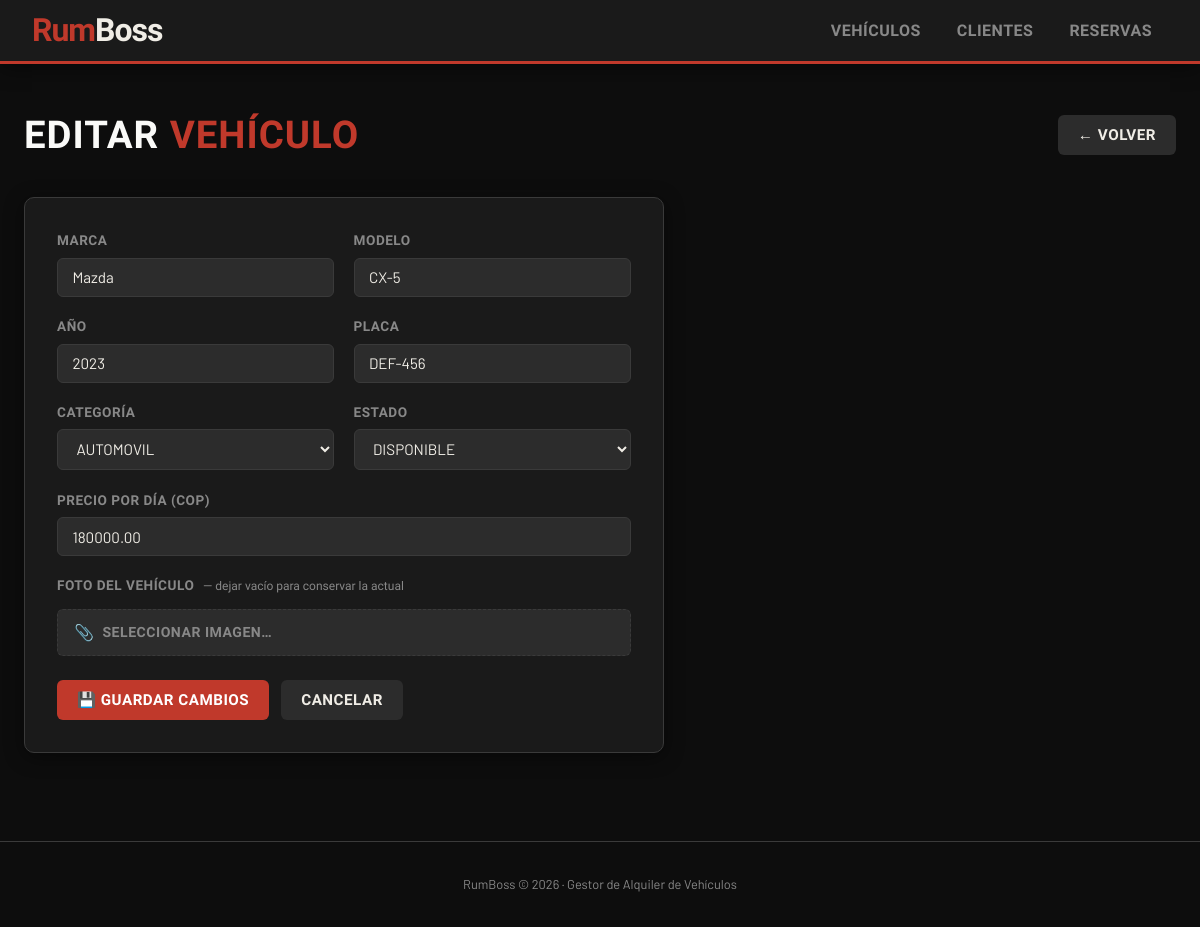
The app's page /index.php?modulo=vehiculos&accion=editar&id=2 with its own data.
### tables this page shows
CREATE TABLE IF NOT EXISTS vehiculos (
    id          INT AUTO_INCREMENT PRIMARY KEY,
    marca       VARCHAR(60)  NOT NULL,
    modelo      VARCHAR(60)  NOT NULL,
    anio        YEAR         NOT NULL,
    placa       VARCHAR(20)  NOT NULL UNIQUE,
    categoria   ENUM('AUTOMOVIL','CAMIONETA','MOTO') NOT NULL DEFAULT 'AUTOMOVIL',
    estado      ENUM('DISPONIBLE','ALQUILADO','MANTENIMIENTO') NOT NULL DEFAULT 'DISPONIBLE',
    precio_dia  DECIMAL(10,2) NOT NULL,
    created_at  TIMESTAMP DEFAULT CURRENT_TIMESTAMP
);

### Model/Database.php (called while the page is built)
<?php
class Database {
    private static ?PDO $conn = null;
    private static string $host   = 'localhost';
    private static string $db     = 'rumboss';
    private static string $user   = 'root';
    private static string $pass   = '';
    private static string $charset = 'utf8mb4';
    public static function getConnection(): PDO {
        if (self::$conn === null) {
            $dsn = "mysql:host=" . self::$host
                 . ";dbname=" . self::$db
                 . ";charset=" . self::$charset;
            $options = [
                PDO::ATTR_ERRMODE            => PDO::ERRMODE_EXCEPTION,
                PDO::ATTR_DEFAULT_FETCH_MODE => PDO::FETCH_ASSOC,
                PDO::ATTR_EMULATE_PREPARES   => false,
            ];
            try {
                self::$conn = new PDO($dsn, self::$user, self::$pass, $options);
            } catch (PDOException $e) {
                die("<p style='color:red;font-family:sans-serif'>
                     <strong>Error de conexión:</strong> " . htmlspecialchars($e->getMessage()) . "
                     </p>");
            }
        }
        return self::$conn;
    }
}

### Controller/VehiculoController.php (called while the page is built, shortened)
<?php
require_once __DIR__ . '/../Model/VehiculoModel.php';
class VehiculoController {
    private VehiculoModel $model;
    public static array $CATEGORIAS = ['AUTOMOVIL', 'CAMIONETA', 'MOTO'];
    public static array $ESTADOS    = ['DISPONIBLE', 'ALQUILADO', 'MANTENIMIENTO'];
    public function __construct() {
        $this->model = new VehiculoModel();
    }
    public function formulario(int $id = 0): array {
        $vehiculo = $id ? $this->model->getById($id) : null;
        return [
            'vehiculo'   => $vehiculo,
            'id'         => $id,
            'categorias' => self::$CATEGORIAS,
            'estados'    => self::$ESTADOS,
        ];
    }
}

### Model/VehiculoModel.php (called while the page is built, shortened)
<?php
require_once __DIR__ . '/Database.php';
class VehiculoModel {
    private PDO $db;
    public function __construct() {
        $this->db = Database::getConnection();
    }
    public function getById(int $id): array|false {
        $stmt = $this->db->prepare("SELECT * FROM vehiculos WHERE id = :id");
        $stmt->execute([':id' => $id]);
        return $stmt->fetch();
    }
}

### View/vehiculos/formulario.php (the view, shortened to what this page needs)
<?php
$esEditar  = !empty($datos['id']);
require_once __DIR__ . '/../shared/header.php';
$prev    = $_SESSION['form_data']    ?? [];
$v = $datos['vehiculo'] ?? $prev;
function val(array $arr, string $key): string {
    return htmlspecialchars($arr[$key] ?? '');
}
?>
<div class="page-header">
    <h1 class="page-title"><?= $esEditar ? 'Editar' : 'Nuevo' ?> <span>Vehículo</span></h1>
    <a href="index.php?modulo=vehiculos" class="btn btn-gris">← Volver</a>
</div>
<div class="form-card">
    <form method="POST"
          enctype="multipart/form-data"
          action="index.php?modulo=vehiculos&accion=<?= $esEditar ? 'editar&id='.(int)$datos['id'] : 'crear' ?>">
        <div class="form-grid">
            <div class="campo">
                <label for="marca">Marca</label>
                <input type="text" id="marca" name="marca"
                       value="<?= val($v, 'marca') ?>" placeholder="Toyota, Mazda…" required>
            </div>
            <div class="campo">
                <label for="modelo">Modelo</label>
                <input type="text" id="modelo" name="modelo"
                       value="<?= val($v, 'modelo') ?>" placeholder="Hilux 2024" required>
            </div>
            <div class="campo">
                <label for="anio">Año</label>
                <input type="number" id="anio" name="anio"
                       value="<?= val($v, 'anio') ?>"
                       min="1990" max="<?= (int)date('Y') + 1 ?>" required>
            </div>
            <div class="campo">
                <label for="placa">Placa</label>
                <input type="text" id="placa" name="placa"
                       value="<?= val($v, 'placa') ?>" placeholder="ABC-123" required>
            </div>
            <div class="campo">
                <label for="categoria">Categoría</label>
                <select id="categoria" name="categoria" required>
                    <?php foreach ($datos['categorias'] as $cat): ?>
                        <option value="<?= $cat ?>"
                            <?= (($v['categoria'] ?? '') === $cat) ? 'selected' : '' ?>>
                            <?= $cat ?>
                        </option>
                    <?php endforeach; ?>
                </select>
            </div>
            <div class="campo">
                <label for="estado">Estado</label>
                <select id="estado" name="estado" required>
                    <?php foreach ($datos['estados'] as $est): ?>
                        <option value="<?= $est ?>"
                            <?= (($v['estado'] ?? 'DISPONIBLE') === $est) ? 'selected' : '' ?>>
                            <?= $est ?>
                        </option>
                    <?php endforeach; ?>
                </select>
            </div>
            <div class="campo full">
                <label for="precio_dia">Precio por día (COP)</label>
                <input type="number" id="precio_dia" name="precio_dia"
                       value="<?= val($v, 'precio_dia') ?>"
                       min="1" step="1" placeholder="150000" required>
            </div>
            <div class="campo full">
                <label for="imagen">
                    Foto del vehículo
                    <span class="lbl-hint">
                        <?= $esEditar
                            ? '— dejar vacío para conservar la actual'
                            : '— opcional · JPG, PNG o WEBP · máx. 2 MB' ?>
                    </span>
                </label>
                <label for="imagen" class="file-label">
                    <span id="file-nombre">
                        <?= ($esEditar && !empty($v['imagen'])) ? 'Cambiar imagen…' : 'Seleccionar imagen…' ?>
                    </span>
                </label>
            </div>
        </div>
        <div class="form-acciones">
            <button type="submit" class="btn btn-rojo">
                <?= $esEditar ? '💾 Guardar cambios' : '+ Registrar vehículo' ?>
            </button>
            <a href="index.php?modulo=vehiculos" class="btn btn-gris">Cancelar</a>
        </div>
    </form>
</div>
<?php require_once __DIR__ . '/../shared/footer.php'; ?>

### View/css/estilos.css (style rules this page uses)
*, *::before, *::after { box-sizing: border-box; margin: 0; padding: 0; }
:root { --rojo: #C0392B; --rojo-claro:#E74C3C; --negro: #0D0D0D; --gris-osc: #1A1A1A; --gris-med: #2C2C2C; --gris-bord: #3A3A3A; --gris-lite: #888; --crema: #F0EDE6; --blanco: #FAFAF8; --verde: #27AE60; --amarillo: #F39C12; --font-h: 'Barlow Condensed', sans-serif; --font-b: 'Barlow', sans-serif; --radio: 6px; --sombra: 0 4px 20px rgba(0,0,0,.45); }
body { background: var(--negro); color: var(--crema); font-family: var(--font-b); font-size: 15px; line-height: 1.6; min-height: 100vh; }
.page-header { display: flex; align-items: center; justify-content: space-between; margin-bottom: 2rem; gap: 1rem; }
.page-title { font-family: var(--font-h); font-size: 2.4rem; font-weight: 800; text-transform: uppercase; letter-spacing: 1px; color: var(--blanco); }
.page-title span { color: var(--rojo); }
.btn { display: inline-flex; align-items: center; gap: .4rem; font-family: var(--font-h); font-weight: 700; font-size: .95rem; letter-spacing: .5px; text-transform: uppercase; text-decoration: none; padding: .5rem 1.25rem; border-radius: var(--radio); border: none; cursor: pointer; transition: filter .15s, transform .1s; }
.btn-rojo { background: var(--rojo); color: #fff; }
.btn-gris { background: var(--gris-med); color: var(--crema); }
.form-card { background: var(--gris-osc); border-radius: 10px; padding: 2rem; max-width: 640px; box-shadow: var(--sombra); border: 1px solid var(--gris-bord); }
.form-grid { display: grid; grid-template-columns: 1fr 1fr; gap: 1.2rem; }
.form-grid .full { grid-column: 1 / -1; }
.campo { display: flex; flex-direction: column; gap: .35rem; }
.campo label { font-family: var(--font-h); font-size: .85rem; font-weight: 700; letter-spacing: .5px; text-transform: uppercase; color: var(--gris-lite); }
.campo input, .campo select, .campo textarea { background: var(--gris-med); border: 1px solid var(--gris-bord); border-radius: var(--radio); color: var(--crema); font-family: var(--font-b); font-size: .95rem; padding: .6rem .9rem; transition: border-color .18s; outline: none; }
.form-acciones { display: flex; gap: .75rem; margin-top: 1.5rem; }
#placa { text-transform: uppercase; }
.file-label { display: inline-flex; align-items: center; gap: .5rem; background: var(--gris-med); border: 1px dashed var(--gris-bord); border-radius: var(--radio); padding: .6rem 1rem; cursor: pointer; margin-top: .4rem; transition: border-color .18s; }
.file-label::before { content: "📎"; font-size: 1rem; }
.file-label span { font-size: .88rem; color: var(--gris-lite); }
.lbl-hint { font-size: .75rem; color: var(--gris-lite); font-weight: 400; text-transform: none; letter-spacing: 0; margin-left: .3rem; }

### records on screen
vehiculos: marca "Mazda", modelo "CX-5", anio "2023", placa "DEF-456", categoria "AUTOMOVIL", estado "DISPONIBLE", precio_dia "180000.00"
